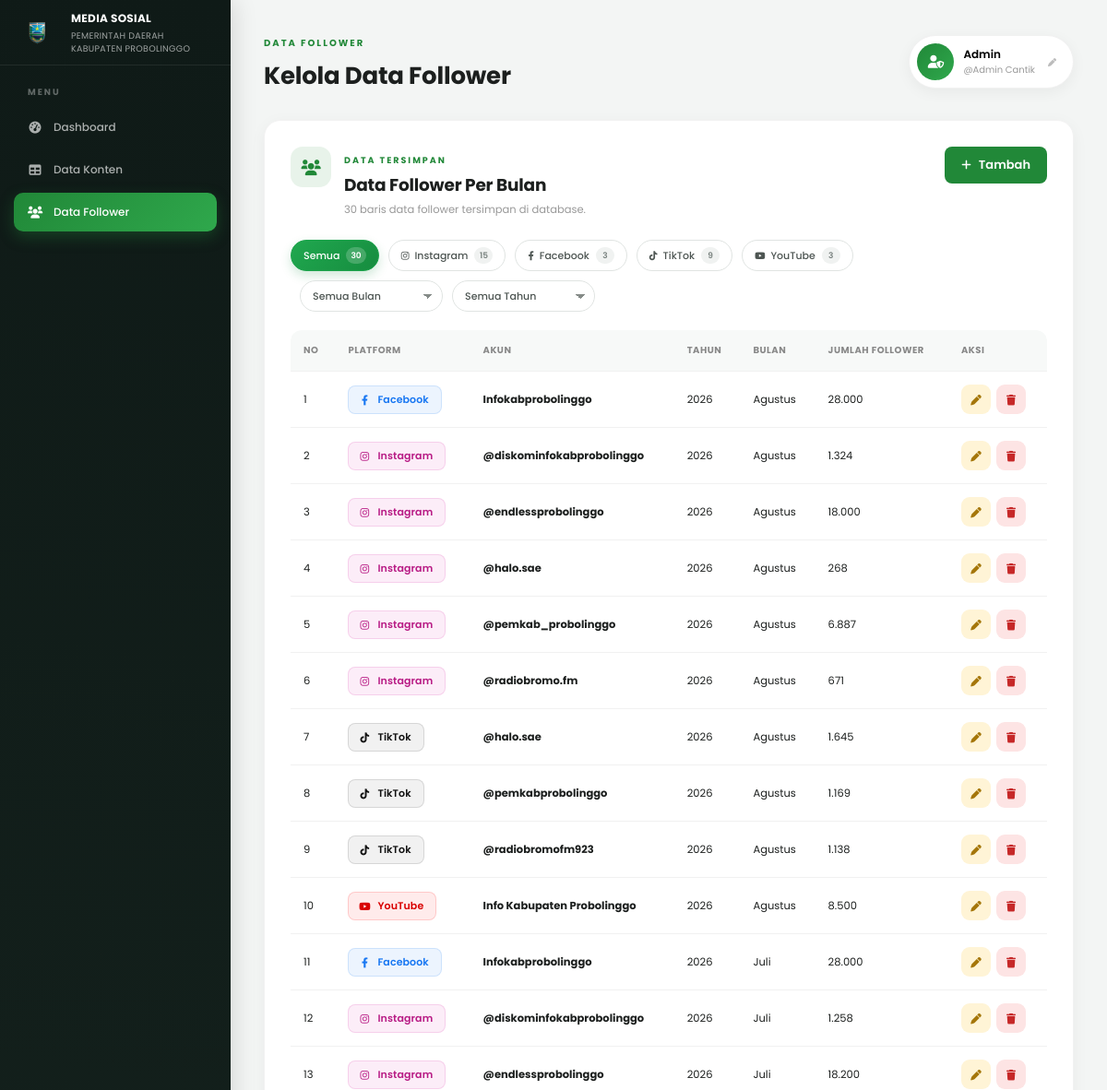
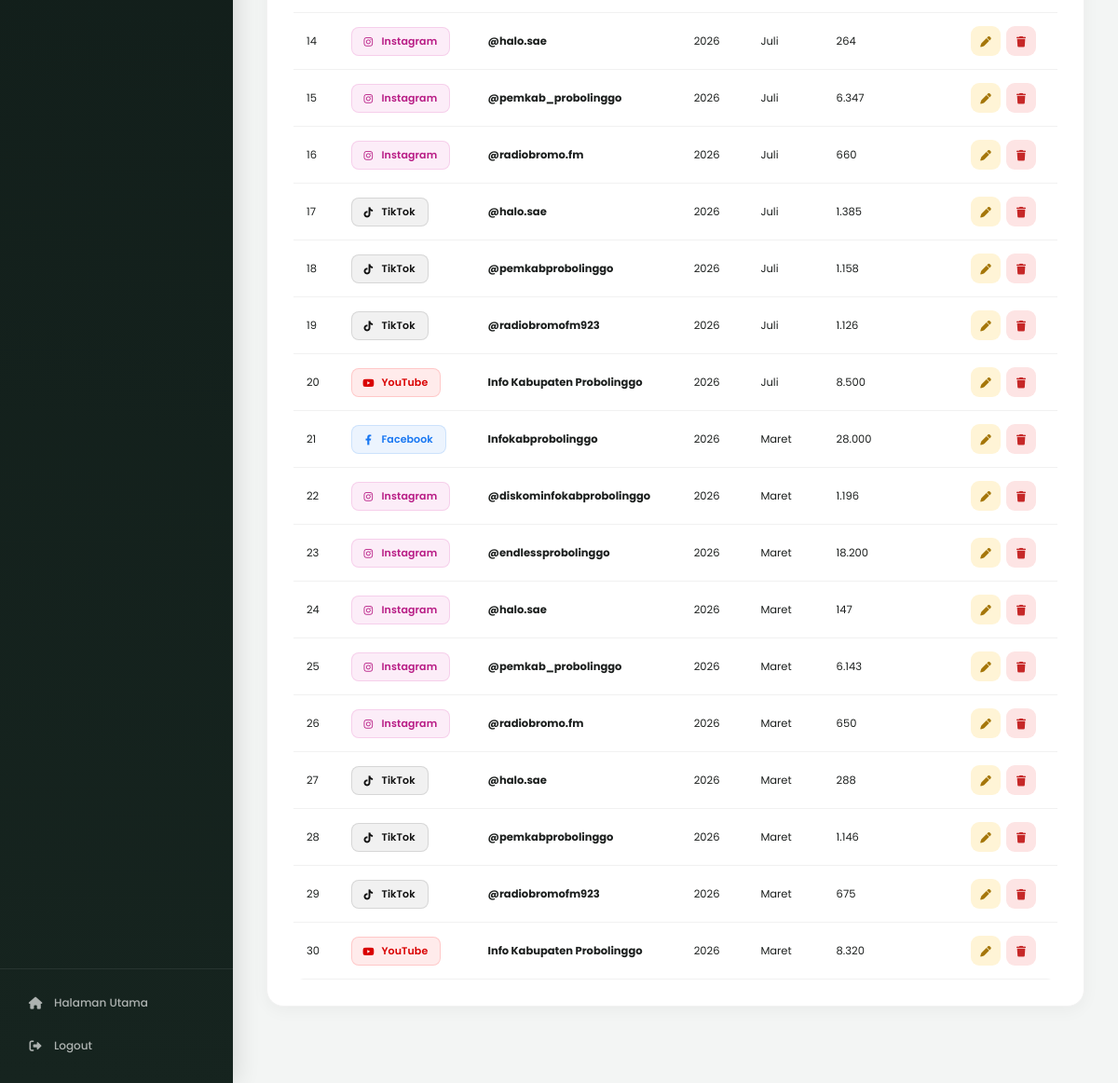
/data_follower.php (signed in), run on the app's committed database (2 pictures, top to bottom).
### tables this page shows
CREATE TABLE `follower_sosmed` (
  `id` int(11) NOT NULL,
  `id_akun` int(11) NOT NULL,
  `tahun` year(4) NOT NULL,
  `bulan` tinyint(4) NOT NULL,
  `jumlah_follower` int(11) NOT NULL DEFAULT 0,
  `created_at` timestamp NOT NULL DEFAULT current_timestamp(),
  `updated_at` timestamp NOT NULL DEFAULT current_timestamp() ON UPDATE current_timestamp()
);

CREATE TABLE `akun_sosmed` (
  `id` int(11) NOT NULL,
  `platform` varchar(20) NOT NULL,
  `nama_akun` varchar(100) NOT NULL,
  `jumlah_follower` int(10) UNSIGNED NOT NULL DEFAULT 0,
  `created_at` timestamp NOT NULL DEFAULT current_timestamp(),
  `updated_at` timestamp NOT NULL DEFAULT current_timestamp() ON UPDATE current_timestamp()
);

### data_follower.php (the view, shortened to what this page needs)
<?php
require_once 'database.php';
$stmtFollower = $pdo->query("
    SELECT
        fs.id,
        fs.id_akun,
        a.platform,
        a.nama_akun,
        fs.tahun,
        fs.bulan,
        fs.jumlah_follower
    FROM follower_sosmed fs
    INNER JOIN akun_sosmed a
        ON fs.id_akun = a.id
    ORDER BY
        fs.tahun DESC,
        fs.bulan DESC,
        a.platform ASC,
        a.nama_akun ASC
");
$followerRows =
    $stmtFollower->fetchAll();
$months = [
    1  => 'Januari',
    2  => 'Februari',
    3  => 'Maret',
    4  => 'April',
    5  => 'Mei',
    6  => 'Juni',
    7  => 'Juli',
    8  => 'Agustus',
    9  => 'September',
    10 => 'Oktober',
    11 => 'November',
    12 => 'Desember'
];
$platformMeta = [
    'INSTAGRAM' => [
        'label' => 'Instagram',
        'icon'  => 'fab fa-instagram'
    ],
    'FACEBOOK' => [
        'label' => 'Facebook',
        'icon'  => 'fab fa-facebook-f'
    ],
    'TIKTOK' => [
        'label' => 'TikTok',
        'icon'  => 'fab fa-tiktok'
    ],
    'YOUTUBE' => [
        'label' => 'YouTube',
        'icon'  => 'fab fa-youtube'
    ],
];
$followerPlatform =
    strtoupper(
        trim(
            $_GET['f_platform'] ?? ''
        )
    );
?>
<!DOCTYPE html>
<html lang="id">
<head>
    <link
        rel="stylesheet"
        href="https://cdnjs.cloudflare.com/ajax/libs/font-awesome/6.0.0/css/all.min.css"
    >
    <link
        rel="stylesheet"
        href="css/data_follower.css"
    >
    <link
        rel="stylesheet"
        href="css/dashboard.css"
    >
</head>
<body>
<aside class="sidebar">
    <div class="sidebar-logo">
        <img
            src="assets/logo-pemkab5.png"
            alt="Logo Pemkab Probolinggo"
        >
        <div>
            <strong>
                MEDIA SOSIAL
            </strong>
            <span>
                PEMERINTAH DAERAH <br>
                KABUPATEN PROBOLINGGO
            </span>
        </div>
    </div>
    <nav>
        <span class="nav-label">
            MENU
        </span>
        <a
            href="dashboard.php"
            class="nav-link"
        >
            <i class="fas fa-gauge-high"></i>
            Dashboard
        </a>
        <a
            href="data_konten.php"
            class="nav-link"
        >
            <i class="fas fa-table"></i>
            Data Konten
        </a>
        <a
            href="data_follower.php"
            class="nav-link active"
        >
            <i class="fas fa-users"></i>
            Data Follower
        </a>
    </nav>
    <div class="sidebar-bottom">
        <a href="index.php">
            <i class="fas fa-house"></i>
            Halaman Utama
        </a>
        <a
            href="logout.php"
            class="logout-link"
        >
            <i class="fas fa-right-from-bracket"></i>
            Logout
        </a>
    </div>
</aside>
<main class="dashboard-main">
<header class="dashboard-header">
    <div>
        <span>
            DATA FOLLOWER
        </span>
        <h1>
            Kelola Data Follower
        </h1>
    </div>
    <button
        type="button"
        class="admin-profile"
        id="adminProfileBtn"
    >
        <div class="admin-icon">
            <i class="fas fa-user-shield"></i>
        </div>
        <div>
            <strong>
                <?= htmlspecialchars(
                    $_SESSION['admin_nama']
                    ?? 'Administrator'
                ) ?>
            </strong>
            <small>
                @<?= htmlspecialchars(
                    $_SESSION['admin_username']
                    ?? 'admin'
                ) ?>
            </small>
        </div>
        <i class="fas fa-pen admin-profile-edit-icon"></i>
    </button>
</header>
<div class="dashboard-view active">
<section
    class="panel"
    id="follower-table"
>
<div class="panel-header">
    <div class="panel-header-icon">
        <i class="fas fa-users"></i>
    </div>
    <div>
        <span>
            DATA TERSIMPAN
        </span>
        <h2>
            Data Follower Per Bulan
        </h2>
        <p
            class="panel-desc"
            id="followerTableCount"
        >
        </p>
    </div>
    <button
        type="button"
        class="btn-add-data"
        id="btnTambahData"
    >
        <i class="fas fa-plus"></i>
        Tambah
    </button>
</div>
<div class="content-filter-bar">
    <div
        class="platform-filter"
        id="followerPlatformFilter"
    >
        <button
            type="button"
            class="
                filter-tab
                follower-filter-tab
                <?= $followerPlatform === ''
                    ? 'active'
                    : ''
                ?>
            "
            data-follower-filter="all"
        >
            Semua
            <span class="filter-count">
                <?= count($followerRows) ?>
            </span>
        </button>
        <?php foreach (
            $platformMeta
            as $key => $meta
        ): ?>
            <?php
            $platformFollowerCount = 0;
            foreach (
                $followerRows
                as $fr
            ) {
                if (
                    strtoupper(
                        trim($fr['platform'])
                    ) === $key
                ) {
                    $platformFollowerCount++;
                }
            }
            ?>
            <button
                type="button"
                class="
                    filter-tab
                    follower-filter-tab
                    filter-tab-<?= strtolower($key) ?>
                    <?= $followerPlatform === $key
                        ? 'active'
                        : ''
                    ?>
                "
                data-follower-filter="<?= strtolower($key) ?>"
            >
                <i class="<?= $meta['icon'] ?>"></i>
                <?= htmlspecialchars(
                    $meta['label'],
                    ENT_QUOTES,
                    'UTF-8'
                ) ?>
                <span class="filter-count">
                    <?= $platformFollowerCount ?>
                </span>
            </button>
        <?php endforeach; ?>
    </div>
    <div
        class="filter-secondary-row"
        id="filterSecondaryRow"
    >
        <div
            class="date-filter-container show"
            id="followerMonthFilterContainer"
        >
            <select
                id="followerFilterBulan"
                class="date-filter-select"
            >
                <option value="">
                    Semua Bulan
                </option>
            </select>
        </div>
        <div
            class="date-filter-container show"
            id="followerYearFilterContainer"
        >
            <select
                id="followerFilterTahun"
                class="date-filter-select"
            >
                <option value="">
                    Semua Tahun
                </option>
            </select>
        </div>
    </div>
</div>
<div class="table-wrapper">
<table>
<thead>
<tr>
    <th>No</th>
    <th>Platform</th>
    <th>Akun</th>
    <th>Tahun</th>
    <th>Bulan</th>
    <th>Jumlah Follower</th>
    <th>Aksi</th>
</tr>
</thead>
<tbody>
<?php if (!$followerRows): ?>
<tr>
    <td
        colspan="7"
        class="empty"
    >
        <i class="fas fa-inbox"></i>
        <span>
            Belum ada data follower.
        </span>
    </td>
</tr>
<?php else: ?>
<?php foreach (
    $followerRows
    as $index => $follower
): ?>
<?php
$fPlatform =
    strtoupper(
        trim(
            $follower['platform']
        )
    );
$fPlatformLower =
    strtolower(
        $fPlatform
    );
?>
<tr
    data-platform="<?= htmlspecialchars(
        $fPlatformLower,
        ENT_QUOTES,
        'UTF-8'
    ) ?>"
    data-akun-id="<?= (int)$follower['id_akun'] ?>"
    data-tahun="<?= (int)$follower['tahun'] ?>"
    data-bulan="<?= (int)$follower['bulan'] ?>"
>
<td>
    <?= $index + 1 ?>
</td>
<td>
    <span
        class="
            platform-chip
            chip-<?= htmlspecialchars(
                $fPlatformLower,
                ENT_QUOTES,
                'UTF-8'
            ) ?>
        "
    >
        <i
            class="<?= htmlspecialchars(
                $platformMeta[$fPlatform]['icon']
                ?? 'fas fa-share-nodes',
                ENT_QUOTES,
                'UTF-8'
            ) ?>"
        ></i>
        <?= htmlspecialchars(
            $platformMeta[$fPlatform]['label']
            ?? $fPlatform,
            ENT_QUOTES,
            'UTF-8'
        ) ?>
    </span>
</td>
<td>
    <div class="account-cell">
        <strong>
            <?= htmlspecialchars(
                $follower['nama_akun']
                ?? 'Belum ditentukan',
                ENT_QUOTES,
                'UTF-8'
            ) ?>
        </strong>
    </div>
</td>
<td>
    <?= (int)$follower['tahun'] ?>
</td>
<td>
    <?= htmlspecialchars(
        $months[
            (int)$follower['bulan']
        ] ?? '-',
        ENT_QUOTES,
        'UTF-8'
    ) ?>
</td>
<td>
    <span class="content-count">
        <?= number_format(
            (int)$follower['jumlah_follower'],
            0,
            ',',
            '.'
        ) ?>
    </span>
</td>
<td>
    <div class="action-buttons">
        <button
            type="button"
            class="
                btn-edit
                btn-edit-follower
            "
            title="Edit"
            data-id="<?= (int)$follower['id'] ?>"
            data-akun-id="<?= (int)$follower['id_akun'] ?>"
            data-platform="<?= htmlspecialchars(
                $fPlatform,
                ENT_QUOTES,
                'UTF-8'
            ) ?>"
            data-tahun="<?= (int)$follower['tahun'] ?>"
            data-bulan="<?= (int)$follower['bulan'] ?>"
            data-jumlah="<?= (int)$follower['jumlah_follower'] ?>"
        >
            <i class="fas fa-pen"></i>
        </button>
        <button
            type="button"
            class="
                btn-delete
                btn-delete-follower
            "
            title="Hapus"
            data-id="<?= (int)$follower['id'] ?>"
        >
            <i class="fas fa-trash"></i>
        </button>
    </div>
</td>
</tr>
<?php endforeach; ?>
<?php endif; ?>
</tbody>
</table>
</div>
</section>
</div>
</main>
</body>
</html>

### css/data_follower.css (style rules this page uses)
#btnTambahData { margin-left: auto; }
.platform-filter { display: flex; align-items: center; gap: 10px; flex-wrap: wrap; width: 100%; }
.filter-tab { height: 34px; padding: 0 13px; margin-bottom: 10px; border: 1px solid #e0e4e2; border-radius: 18px; background: #ffffff; color: #4d5552; font-family: 'Poppins', sans-serif; font-size: 11px; font-weight: 500; white-space: nowrap; cursor: pointer; display: inline-flex; align-items: center; justify-content: center; transition: background-color .2s ease, color .2s ease, border-color .2s ease, box-shadow .2s ease, transform .2s ease; }
.filter-tab i { margin-right: 6px; font-size: 10px; display: inline-flex; align-items: center; justify-content: center; }
.filter-count { display: inline-flex; align-items: center; justify-content: center; min-width: 20px; height: 18px; margin-left: 7px; padding: 0 5px; border-radius: 10px; background: #f0f2f1; color: #7a8380; font-size: 9px; font-weight: 600; line-height: 1; }
.filter-tab.active { color: #ffffff; border-color: #1ca44c; background: linear-gradient( 135deg, #20a84f, #168c3f ); box-shadow: 0 5px 12px rgba(22, 140, 63, .20); }
.filter-tab.active .filter-count { background: rgba(255, 255, 255, .20); color: #ffffff; }
.filter-secondary-row { display: flex; align-items: center; width: 100%; min-height: 34px; gap: 10px; margin-bottom: 20px; }
.date-filter-container { display: flex; align-items: center; width: 0; max-width: 0; opacity: 0; visibility: hidden; transform: translateX(-8px) scale(.97); overflow: hidden; pointer-events: none; transition: width .3s ease, max-width .3s ease, opacity .25s ease, transform .25s cubic-bezier(.16, 1, .3, 1), visibility .25s ease; flex-shrink: 0; }
.date-filter-container.show { width: 155px; max-width: 155px; opacity: 1; visibility: visible; transform: translateX(0) scale(1); pointer-events: auto; }
.date-filter-select { appearance: none; -webkit-appearance: none; -moz-appearance: none; width: 100%; min-width: 145px; height: 34px; padding: 0 34px 0 13px; border: 1px solid #e0e4e2; border-radius: 18px; background-color: #ffffff; color: #4d5552; font-family: 'Poppins', sans-serif; font-size: 11px; font-weight: 500; cursor: pointer; outline: none; background-image: linear-gradient( 45deg, transparent 50%, #858b88 50% ), linear-gradient( 135deg, #858b88 50%, transparent 50% ); background-position: calc(100% - 15px) 14px, calc(100% - 10px) 14px; background-size: 5px 5px, 5px 5px; background-repeat: no-repeat; transition: border-color .2s ease, box-shadow .2s ease, transform .2s ease; }
.table-wrapper { overflow-x: auto; border-radius: 12px; }
table { width: 100%; border-collapse: collapse; }
thead { background: #f7f9f8; }
th, td { padding: 14px; text-align: left; font-size: 11.5px; border-bottom: 1px solid #f1f1f1; }
th { color: #888; font-weight: 700; font-size: 10px; letter-spacing: .5px; text-transform: uppercase; }
th:first-child { border-top-left-radius: 10px; }
th:last-child { border-top-right-radius: 10px; }
tbody tr { transition: background .15s; }
.platform-chip { display: inline-flex; align-items: center; gap: 7px; padding: 6px 13px 6px 10px; border-radius: 8px; font-size: 11px; font-weight: 600; letter-spacing: .1px; border: 1px solid transparent; }
.platform-chip i { font-size: 11px; width: 14px; text-align: center; }
.chip-instagram { background: rgba(214, 36, 159, .08); color: #b81c85; border-color: rgba(214, 36, 159, .15); }
.chip-facebook { background: rgba(24, 119, 242, .08); color: #1877f2; border-color: rgba(24, 119, 242, .15); }
.chip-tiktok { background: rgba(17, 17, 17, .06); color: #111; border-color: rgba(17, 17, 17, .12); }
.chip-youtube { background: rgba(255, 0, 0, .08); color: #d90000; border-color: rgba(255, 0, 0, .15); }
.btn-add-data { display: inline-flex; align-items: center; gap: 8px; padding: 10px 18px; border: none; border-radius: 8px; background: #218838; color: #fff; font-family: 'Poppins', sans-serif; font-size: 13px; font-weight: 600; cursor: pointer; transition: .2s ease; }
.btn-add-data i { font-size: 12px; }
.action-buttons { display: flex; align-items: center; gap: 6px; }
.btn-edit, .btn-delete { width: 32px; height: 32px; display: inline-flex; align-items: center; justify-content: center; border: none; border-radius: 9px; cursor: pointer; font-size: 11.5px; transition: .2s; }
.btn-edit { background: #fff4d6; color: #a5760a; }
.btn-delete { background: #fde4e4; color: #c62828; }

### data on the page
follower_sosmed: id_akun.platform "Facebook", id_akun.nama_akun "Infokabprobolinggo", tahun "2026", bulan "Agustus", jumlah_follower "28.000"
follower_sosmed: id_akun.platform "Instagram", id_akun.nama_akun "@diskominfokabprobolinggo", tahun "2026", bulan "Agustus", jumlah_follower "1.324"
follower_sosmed: id_akun.platform "Instagram", id_akun.nama_akun "@endlessprobolinggo", tahun "2026", bulan "Agustus", jumlah_follower "18.000"
follower_sosmed: id_akun.platform "Instagram", id_akun.nama_akun "@halo.sae", tahun "2026", bulan "Agustus", jumlah_follower "268"
follower_sosmed: id_akun.platform "Instagram", id_akun.nama_akun "@pemkab_probolinggo", tahun "2026", bulan "Agustus", jumlah_follower "6.887"
follower_sosmed: id_akun.platform "Instagram", id_akun.nama_akun "@radiobromo.fm", tahun "2026", bulan "Agustus", jumlah_follower "671"
follower_sosmed: id_akun.platform "TikTok", id_akun.nama_akun "@halo.sae", tahun "2026", bulan "Agustus", jumlah_follower "1.645"
follower_sosmed: id_akun.platform "TikTok", id_akun.nama_akun "@pemkabprobolinggo", tahun "2026", bulan "Agustus", jumlah_follower "1.169"
follower_sosmed: id_akun.platform "TikTok", id_akun.nama_akun "@radiobromofm923", tahun "2026", bulan "Agustus", jumlah_follower "1.138"
follower_sosmed: id_akun.platform "YouTube", id_akun.nama_akun "Info Kabupaten Probolinggo", tahun "2026", bulan "Agustus", jumlah_follower "8.500"
follower_sosmed: id_akun.platform "Facebook", id_akun.nama_akun "Infokabprobolinggo", tahun "2026", bulan "Juli", jumlah_follower "28.000"
follower_sosmed: id_akun.platform "Instagram", id_akun.nama_akun "@diskominfokabprobolinggo", tahun "2026", bulan "Juli", jumlah_follower "1.258"
follower_sosmed: id_akun.platform "Instagram", id_akun.nama_akun "@endlessprobolinggo", tahun "2026", bulan "Juli", jumlah_follower "18.200"
follower_sosmed: id_akun.platform "Instagram", id_akun.nama_akun "@halo.sae", tahun "2026", bulan "Juli", jumlah_follower "264"
follower_sosmed: id_akun.platform "Instagram", id_akun.nama_akun "@pemkab_probolinggo", tahun "2026", bulan "Juli", jumlah_follower "6.347"
follower_sosmed: id_akun.platform "Instagram", id_akun.nama_akun "@radiobromo.fm", tahun "2026", bulan "Juli", jumlah_follower "660"
follower_sosmed: id_akun.platform "TikTok", id_akun.nama_akun "@halo.sae", tahun "2026", bulan "Juli", jumlah_follower "1.385"
follower_sosmed: id_akun.platform "TikTok", id_akun.nama_akun "@pemkabprobolinggo", tahun "2026", bulan "Juli", jumlah_follower "1.158"
follower_sosmed: id_akun.platform "TikTok", id_akun.nama_akun "@radiobromofm923", tahun "2026", bulan "Juli", jumlah_follower "1.126"
follower_sosmed: id_akun.platform "YouTube", id_akun.nama_akun "Info Kabupaten Probolinggo", tahun "2026", bulan "Juli", jumlah_follower "8.500"
follower_sosmed: id_akun.platform "Facebook", id_akun.nama_akun "Infokabprobolinggo", tahun "2026", bulan "Maret", jumlah_follower "28.000"
follower_sosmed: id_akun.platform "Instagram", id_akun.nama_akun "@diskominfokabprobolinggo", tahun "2026", bulan "Maret", jumlah_follower "1.196"
follower_sosmed: id_akun.platform "Instagram", id_akun.nama_akun "@endlessprobolinggo", tahun "2026", bulan "Maret", jumlah_follower "18.200"
follower_sosmed: id_akun.platform "Instagram", id_akun.nama_akun "@halo.sae", tahun "2026", bulan "Maret", jumlah_follower "147"
follower_sosmed: id_akun.platform "Instagram", id_akun.nama_akun "@pemkab_probolinggo", tahun "2026", bulan "Maret", jumlah_follower "6.143"
follower_sosmed: id_akun.platform "Instagram", id_akun.nama_akun "@radiobromo.fm", tahun "2026", bulan "Maret", jumlah_follower "650"
follower_sosmed: id_akun.platform "TikTok", id_akun.nama_akun "@halo.sae", tahun "2026", bulan "Maret", jumlah_follower "288"
follower_sosmed: id_akun.platform "TikTok", id_akun.nama_akun "@pemkabprobolinggo", tahun "2026", bulan "Maret", jumlah_follower "1.146"
follower_sosmed: id_akun.platform "TikTok", id_akun.nama_akun "@radiobromofm923", tahun "2026", bulan "Maret", jumlah_follower "675"
follower_sosmed: id_akun.platform "YouTube", id_akun.nama_akun "Info Kabupaten Probolinggo", tahun "2026", bulan "Maret", jumlah_follower "8.320"

### other printed values
$_SESSION['admin_nama'] "Admin"
$_SESSION['admin_username'] "Admin Cantik"
count($followerRows) "30"
$meta['label'] "Instagram"
$platformFollowerCount "15"
$meta['label'] "Facebook"
$platformFollowerCount "3"
$meta['label'] "TikTok"
$platformFollowerCount "9"
$meta['label'] "YouTube"
